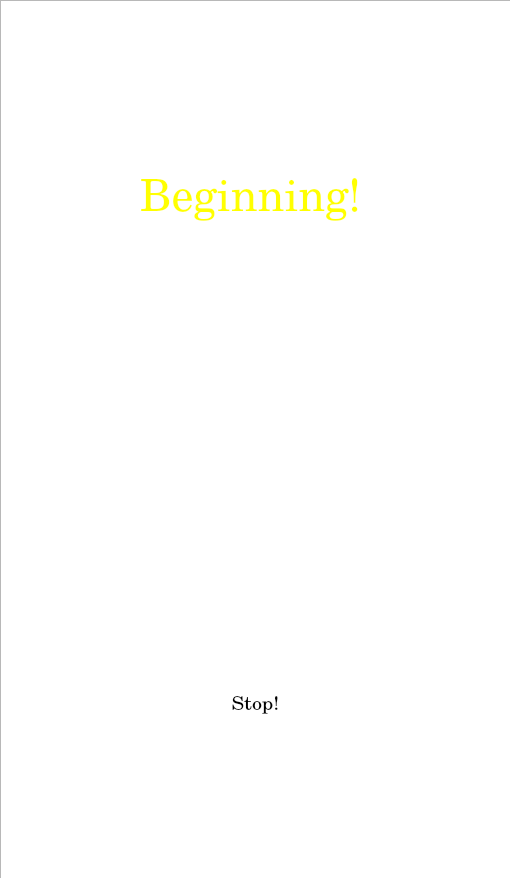
<?xml version="1.0" encoding="UTF-8"?>
<ui version="4.0">
 <class>Form</class>
 <widget class="QWidget" name="Form">
  <property name="geometry">
   <rect>
    <x>0</x>
    <y>0</y>
    <width>510</width>
    <height>878</height>
   </rect>
  </property>
  <property name="windowTitle">
   <string>Lab2_Bobing</string>
  </property>
  <property name="styleSheet">
   <string notr="true"/>
  </property>
  <widget class="QListView" name="page_4_listView">
   <property name="geometry">
    <rect>
     <x>0</x>
     <y>0</y>
     <width>511</width>
     <height>881</height>
    </rect>
   </property>
   <property name="styleSheet">
    <string notr="true">border-image: url(:/image/4.png);</string>
   </property>
  </widget>
  <widget class="QPushButton" name="stop_Button">
   <property name="geometry">
    <rect>
     <x>100</x>
     <y>680</y>
     <width>311</width>
     <height>51</height>
    </rect>
   </property>
   <property name="font">
    <font>
     <family>Century</family>
     <pointsize>15</pointsize>
    </font>
   </property>
   <property name="styleSheet">
    <string notr="true"/>
   </property>
   <property name="text">
    <string>Stop!</string>
   </property>
   <property name="flat">
    <bool>true</bool>
   </property>
  </widget>
  <widget class="QLabel" name="label">
   <property name="geometry">
    <rect>
     <x>80</x>
     <y>140</y>
     <width>341</width>
     <height>121</height>
    </rect>
   </property>
   <property name="sizePolicy">
    <sizepolicy hsizetype="Preferred" vsizetype="Preferred">
     <horstretch>0</horstretch>
     <verstretch>0</verstretch>
    </sizepolicy>
   </property>
   <property name="palette">
    <palette>
     <active>
      <colorrole role="WindowText">
       <brush brushstyle="SolidPattern">
        <color alpha="255">
         <red>255</red>
         <green>255</green>
         <blue>0</blue>
        </color>
       </brush>
      </colorrole>
     </active>
     <inactive>
      <colorrole role="WindowText">
       <brush brushstyle="SolidPattern">
        <color alpha="255">
         <red>255</red>
         <green>255</green>
         <blue>0</blue>
        </color>
       </brush>
      </colorrole>
     </inactive>
     <disabled>
      <colorrole role="WindowText">
       <brush brushstyle="SolidPattern">
        <color alpha="255">
         <red>120</red>
         <green>120</green>
         <blue>120</blue>
        </color>
       </brush>
      </colorrole>
     </disabled>
    </palette>
   </property>
   <property name="font">
    <font>
     <family>Century</family>
     <pointsize>33</pointsize>
     <weight>50</weight>
     <bold>false</bold>
    </font>
   </property>
   <property name="styleSheet">
    <string notr="true"/>
   </property>
   <property name="frameShape">
    <enum>QFrame::NoFrame</enum>
   </property>
   <property name="frameShadow">
    <enum>QFrame::Plain</enum>
   </property>
   <property name="text">
    <string>Beginning!</string>
   </property>
   <property name="alignment">
    <set>Qt::AlignCenter</set>
   </property>
  </widget>
  <widget class="QLabel" name="label_2">
   <property name="geometry">
    <rect>
     <x>140</x>
     <y>380</y>
     <width>240</width>
     <height>200</height>
    </rect>
   </property>
   <property name="text">
    <string/>
   </property>
  </widget>
 </widget>
 <resources>
  <include location="picture.qrc"/>
 </resources>
 <connections>
  <connection>
   <sender>stop_Button</sender>
   <signal>clicked()</signal>
   <receiver>Form</receiver>
   <slot>page4_r1()</slot>
   <hints>
    <hint type="sourcelabel">
     <x>309</x>
     <y>706</y>
    </hint>
    <hint type="destinationlabel">
     <x>509</x>
     <y>703</y>
    </hint>
   </hints>
  </connection>
 </connections>
 <slots>
  <slot>page4_r1()</slot>
 </slots>
</ui>
